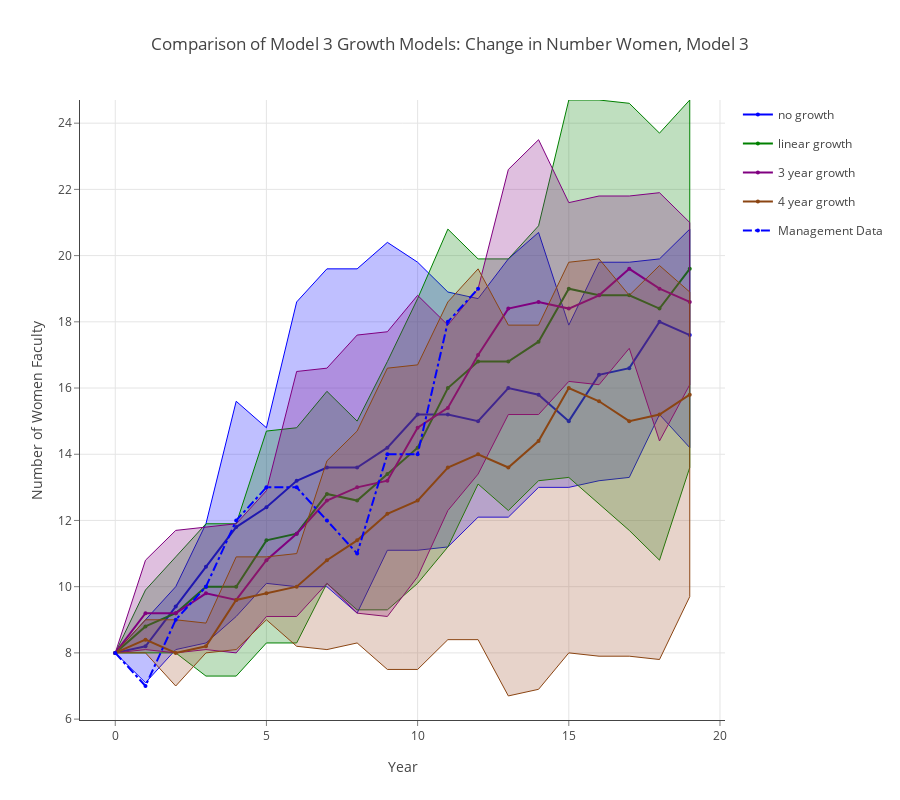

Write notebook code for a chart like this one.
### Markdown cell above
## Comparison of Model 3 Growth Models: Change in Number Women, Model 3

### Code cell
data = []
linecolors = ['rgb(0,0,255)', 'rgb(0,128,0)', 'rgb(128,0,128)', 'rgb(139,69,19)']
fillcolors = ['rgba(0,0,255,0.25)', 'rgba(0,128,0,0.25)', 'rgba(128,0,128,0.25)', 'rgba(160,82,45,0.25)']

for k,v in enumerate(results.mlist):
    data.append(go.Scatter(
        x=np.append(v.summary_matrix['yr'], v.summary_matrix['yr'].values[::-1]),
        y=np.append(v.summary_matrix['f_975'], v.summary_matrix['f_025'].values[::-1]),
        fill='tozerox',
        fillcolor=fillcolors[k],
        line=dict(color=linecolors[k],
                 width=1),
        legendgroup=legend_labels[k],
        showlegend=False,
        mode='lines',
        name=legend_labels[k],
    ))

    data.append(go.Scatter(
        x=v.summary_matrix['yr'],
        y=v.summary_matrix['f_avg'],
        line=dict(color=linecolors[k],
                 width=2),
        legendgroup=legend_labels[k],
        showlegend=True,
        marker=dict(
            size=4),
        mode='lines+markers',
        name=legend_labels[k],
    ))


data.append(go.Scatter(
    x=v.summary_matrix['yr'], 
    y=v.summary_matrix['act_f'],
    line=dict(color='blue',
             dash='dashdot'),
    name='Management Data',
    mode='lines+markers',
    marker=dict(
        size=4),

))
    
layout = go.Layout(
    title='Comparison of Model 3 Growth Models: Change in Number Women, Model 3',
    height=800,
    width=900,
    paper_bgcolor='rgb(255,255,255)',
    plot_bgcolor='rgb(255,255,255)',
    xaxis=dict(
        visible=True,
        title='Year',
        gridcolor='rgb(229,229,229)',
        showgrid=True,
        showline=True,
        showticklabels=True,
        tickcolor='rgb(127,127,127)',
        ticks='outside',
        zeroline=False
    ),
    yaxis=dict(
        title='Number of Women Faculty',
        gridcolor='rgb(229,229,229)',
        showgrid=True,
        showline=True,
        showticklabels=True,
        tickcolor='rgb(127,127,127)',
        ticks='outside',
        zeroline=False
    ),
)
fig = go.Figure(data=data, layout=layout)
plotly.offline.iplot(fig, filename= 'shaded_lines')

# export image for ingestion to pdf file.
if not os.path.exists('images'):
    os.mkdir('images')
pio.write_image(fig, 'images/change_in_number_women.png')

### Figure 1 — Plotly figure (JSON) as saved in the notebook; plotly's stock layout.template omitted (floating-point values rounded to 4 significant figures)
{"data": [{"fill": "tozerox", "fillcolor": "rgba(0,0,255,0.25)", "legendgroup": "no growth", "line": {"color": "rgb(0,0,255)", "width": 1}, "mode": "lines", "name": "no growth", "showlegend": false, "type": "scatter", "uid": "10b211f4-1d03-43d3-950d-8e46aaefc022", "x": [0, 1, 2, 3, 4, 5, 6, 7, 8, 9, 10, 11, 12, 13, 14, 15, 16, 17, 18, 19, 19, 18, 17, 16, 15, 14, 13, 12, 11, 10, 9, 8, 7, 6, 5, 4, 3, 2, 1, 0], "y": [8, 9, 10, 11.9, 15.6, 14.8, 18.6, 19.6, 19.6, 20.4, 19.8, 18.9, 18.7, 19.9, 20.7, 17.9, 19.8, 19.8, 19.9, 20.8, 14.2, 15.2, 13.3, 13.2, 13, 13, 12.1, 12.1, 11.2, 11.1, 11.1, 9.2, 10, 10, 10.1, 9.1, 8.3, 8.1, 7.1, 8]}, {"legendgroup": "no growth", "line": {"color": "rgb(0,0,255)", "width": 2}, "marker": {"size": 4}, "mode": "lines+markers", "name": "no growth", "showlegend": true, "type": "scatter", "uid": "2b15ca64-aef8-45ba-bc7f-cb0b6a9caf33", "x": [0, 1, 2, 3, 4, 5, 6, 7, 8, 9, 10, 11, 12, 13, 14, 15, 16, 17, 18, 19], "y": [8, 8.2, 9.4, 10.6, 11.8, 12.4, 13.2, 13.6, 13.6, 14.2, 15.2, 15.2, 15, 16, 15.8, 15, 16.4, 16.6, 18, 17.6]}, {"fill": "tozerox", "fillcolor": "rgba(0,128,0,0.25)", "legendgroup": "linear growth", "line": {"color": "rgb(0,128,0)", "width": 1}, "mode": "lines", "name": "linear growth", "showlegend": false, "type": "scatter", "uid": "a02281d6-3f8e-4889-9b20-5b05f7785bef", "x": [0, 1, 2, 3, 4, 5, 6, 7, 8, 9, 10, 11, 12, 13, 14, 15, 16, 17, 18, 19, 19, 18, 17, 16, 15, 14, 13, 12, 11, 10, 9, 8, 7, 6, 5, 4, 3, 2, 1, 0], "y": [8, 9.9, 10.9, 11.9, 11.9, 14.7, 14.8, 15.9, 15, 16.8, 18.7, 20.8, 19.9, 19.9, 20.9, 24.7, 24.7, 24.6, 23.7, 24.7, 13.6, 10.8, 11.7, 12.5, 13.3, 13.2, 12.3, 13.1, 11.2, 10.1, 9.3, 9.3, 10.1, 8.3, 8.3, 7.3, 7.3, 8, 8, 8]}, {"legendgroup": "linear growth", "line": {"color": "rgb(0,128,0)", "width": 2}, "marker": {"size": 4}, "mode": "lines+markers", "name": "linear growth", "showlegend": true, "type": "scatter", "uid": "a16b3de8-f09e-4a66-babd-6586a69aa743", "x": [0, 1, 2, 3, 4, 5, 6, 7, 8, 9, 10, 11, 12, 13, 14, 15, 16, 17, 18, 19], "y": [8, 8.8, 9.2, 10, 10, 11.4, 11.6, 12.8, 12.6, 13.4, 14.2, 16, 16.8, 16.8, 17.4, 19, 18.8, 18.8, 18.4, 19.6]}, {"fill": "tozerox", "fillcolor": "rgba(128,0,128,0.25)", "legendgroup": "3 year growth", "line": {"color": "rgb(128,0,128)", "width": 1}, "mode": "lines", "name": "3 year growth", "showlegend": false, "type": "scatter", "uid": "3b51911d-53d4-4e2a-a384-4f8e13b78177", "x": [0, 1, 2, 3, 4, 5, 6, 7, 8, 9, 10, 11, 12, 13, 14, 15, 16, 17, 18, 19, 19, 18, 17, 16, 15, 14, 13, 12, 11, 10, 9, 8, 7, 6, 5, 4, 3, 2, 1, 0], "y": [8, 10.8, 11.7, 11.8, 11.9, 12.9, 16.5, 16.6, 17.6, 17.7, 18.8, 17.9, 19, 22.6, 23.5, 21.6, 21.8, 21.8, 21.9, 21, 16.1, 14.4, 17.2, 16.1, 16.2, 15.2, 15.2, 13.4, 12.3, 10.3, 9.1, 9.2, 10.1, 9.1, 9.1, 8, 8.1, 8, 8.1, 8]}, {"legendgroup": "3 year growth", "line": {"color": "rgb(128,0,128)", "width": 2}, "marker": {"size": 4}, "mode": "lines+markers", "name": "3 year growth", "showlegend": true, "type": "scatter", "uid": "e25fd158-05c7-447f-9a34-6759a98a537e", "x": [0, 1, 2, 3, 4, 5, 6, 7, 8, 9, 10, 11, 12, 13, 14, 15, 16, 17, 18, 19], "y": [8, 9.2, 9.2, 9.8, 9.6, 10.8, 11.6, 12.6, 13, 13.2, 14.8, 15.4, 17, 18.4, 18.6, 18.4, 18.8, 19.6, 19, 18.6]}, {"fill": "tozerox", "fillcolor": "rgba(160,82,45,0.25)", "legendgroup": "4 year growth", "line": {"color": "rgb(139,69,19)", "width": 1}, "mode": "lines", "name": "4 year growth", "showlegend": false, "type": "scatter", "uid": "1bc2e460-37b2-4d5d-8f7b-89c5e5000d1b", "x": [0, 1, 2, 3, 4, 5, 6, 7, 8, 9, 10, 11, 12, 13, 14, 15, 16, 17, 18, 19, 19, 18, 17, 16, 15, 14, 13, 12, 11, 10, 9, 8, 7, 6, 5, 4, 3, 2, 1, 0], "y": [8, 9, 9, 8.9, 10.9, 10.9, 11, 13.8, 14.7, 16.6, 16.7, 18.6, 19.6, 17.9, 17.9, 19.8, 19.9, 18.8, 19.7, 18.9, 9.7, 7.8, 7.9, 7.9, 8, 6.9, 6.7, 8.4, 8.4, 7.5, 7.5, 8.3, 8.1, 8.2, 9, 8.1, 8, 7, 8, 8]}, {"legendgroup": "4 year growth", "line": {"color": "rgb(139,69,19)", "width": 2}, "marker": {"size": 4}, "mode": "lines+markers", "name": "4 year growth", "showlegend": true, "type": "scatter", "uid": "0d342aaf-f2e4-4787-a66f-1061606fe579", "x": [0, 1, 2, 3, 4, 5, 6, 7, 8, 9, 10, 11, 12, 13, 14, 15, 16, 17, 18, 19], "y": [8, 8.4, 8, 8.2, 9.6, 9.8, 10, 10.8, 11.4, 12.2, 12.6, 13.6, 14, 13.6, 14.4, 16, 15.6, 15, 15.2, 15.8]}, {"line": {"color": "blue", "dash": "dashdot"}, "marker": {"size": 4}, "mode": "lines+markers", "name": "Management Data", "type": "scatter", "uid": "e0fc1646-1264-4b07-8df1-7e18f98a0bf6", "x": [0, 1, 2, 3, 4, 5, 6, 7, 8, 9, 10, 11, 12, 13, 14, 15, 16, 17, 18, 19], "y": [8, 7, 9, 10, 12, 13, 13, 12, 11, 14, 14, 18, 19, null, null, null, null, null, null, null]}], "layout": {"height": 800, "paper_bgcolor": "rgb(255,255,255)", "plot_bgcolor": "rgb(255,255,255)", "title": {"text": "Comparison of Model 3 Growth Models: Change in Number Women, Model 3"}, "width": 900, "xaxis": {"gridcolor": "rgb(229,229,229)", "showgrid": true, "showline": true, "showticklabels": true, "tickcolor": "rgb(127,127,127)", "ticks": "outside", "title": {"text": "Year"}, "visible": true, "zeroline": false}, "yaxis": {"gridcolor": "rgb(229,229,229)", "showgrid": true, "showline": true, "showticklabels": true, "tickcolor": "rgb(127,127,127)", "ticks": "outside", "title": {"text": "Number of Women Faculty"}, "zeroline": false}}}
